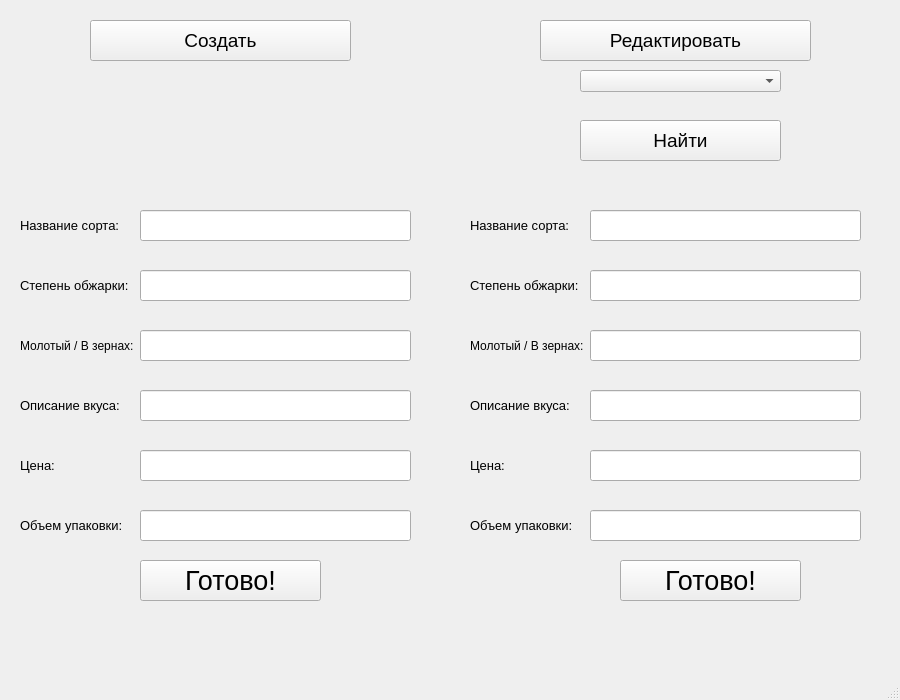
<?xml version="1.0" encoding="UTF-8"?>
<ui version="4.0">
 <class>MainWindow</class>
 <widget class="QMainWindow" name="MainWindow">
  <property name="geometry">
   <rect>
    <x>0</x>
    <y>0</y>
    <width>900</width>
    <height>700</height>
   </rect>
  </property>
  <property name="windowTitle">
   <string>MainWindow</string>
  </property>
  <widget class="QWidget" name="centralwidget">
   <widget class="QPushButton" name="B_create_create">
    <property name="geometry">
     <rect>
      <x>90</x>
      <y>20</y>
      <width>261</width>
      <height>41</height>
     </rect>
    </property>
    <property name="font">
     <font>
      <pointsize>14</pointsize>
      <weight>50</weight>
      <bold>false</bold>
     </font>
    </property>
    <property name="text">
     <string>Создать</string>
    </property>
   </widget>
   <widget class="QPushButton" name="B_edit_edit">
    <property name="geometry">
     <rect>
      <x>540</x>
      <y>20</y>
      <width>271</width>
      <height>41</height>
     </rect>
    </property>
    <property name="font">
     <font>
      <pointsize>14</pointsize>
      <weight>50</weight>
      <bold>false</bold>
     </font>
    </property>
    <property name="text">
     <string>Редактировать</string>
    </property>
   </widget>
   <widget class="QComboBox" name="CB">
    <property name="geometry">
     <rect>
      <x>580</x>
      <y>70</y>
      <width>201</width>
      <height>22</height>
     </rect>
    </property>
   </widget>
   <widget class="QPushButton" name="B_edit_find">
    <property name="geometry">
     <rect>
      <x>580</x>
      <y>120</y>
      <width>201</width>
      <height>41</height>
     </rect>
    </property>
    <property name="font">
     <font>
      <pointsize>14</pointsize>
      <weight>50</weight>
      <bold>false</bold>
     </font>
    </property>
    <property name="text">
     <string>Найти</string>
    </property>
   </widget>
   <widget class="QLabel" name="L_4">
    <property name="geometry">
     <rect>
      <x>20</x>
      <y>395</y>
      <width>141</width>
      <height>21</height>
     </rect>
    </property>
    <property name="font">
     <font>
      <pointsize>10</pointsize>
     </font>
    </property>
    <property name="text">
     <string>Описание вкуса:</string>
    </property>
   </widget>
   <widget class="QLineEdit" name="LE_6">
    <property name="geometry">
     <rect>
      <x>140</x>
      <y>510</y>
      <width>271</width>
      <height>31</height>
     </rect>
    </property>
   </widget>
   <widget class="QLabel" name="L_6">
    <property name="geometry">
     <rect>
      <x>20</x>
      <y>515</y>
      <width>141</width>
      <height>21</height>
     </rect>
    </property>
    <property name="font">
     <font>
      <pointsize>10</pointsize>
     </font>
    </property>
    <property name="text">
     <string>Объем упаковки:</string>
    </property>
   </widget>
   <widget class="QLineEdit" name="LE_4">
    <property name="geometry">
     <rect>
      <x>140</x>
      <y>390</y>
      <width>271</width>
      <height>31</height>
     </rect>
    </property>
   </widget>
   <widget class="QLabel" name="L_3">
    <property name="geometry">
     <rect>
      <x>20</x>
      <y>335</y>
      <width>141</width>
      <height>21</height>
     </rect>
    </property>
    <property name="font">
     <font>
      <pointsize>9</pointsize>
     </font>
    </property>
    <property name="text">
     <string>Молотый / В зернах:</string>
    </property>
   </widget>
   <widget class="QLineEdit" name="LE_5">
    <property name="geometry">
     <rect>
      <x>140</x>
      <y>450</y>
      <width>271</width>
      <height>31</height>
     </rect>
    </property>
   </widget>
   <widget class="QLabel" name="L_2">
    <property name="geometry">
     <rect>
      <x>20</x>
      <y>275</y>
      <width>141</width>
      <height>21</height>
     </rect>
    </property>
    <property name="font">
     <font>
      <pointsize>10</pointsize>
     </font>
    </property>
    <property name="text">
     <string>Cтепень обжарки:</string>
    </property>
   </widget>
   <widget class="QLineEdit" name="LE_3">
    <property name="geometry">
     <rect>
      <x>140</x>
      <y>330</y>
      <width>271</width>
      <height>31</height>
     </rect>
    </property>
   </widget>
   <widget class="QLabel" name="L_1">
    <property name="geometry">
     <rect>
      <x>20</x>
      <y>215</y>
      <width>141</width>
      <height>21</height>
     </rect>
    </property>
    <property name="font">
     <font>
      <pointsize>10</pointsize>
     </font>
    </property>
    <property name="text">
     <string>Название сорта:</string>
    </property>
   </widget>
   <widget class="QLabel" name="L_5">
    <property name="geometry">
     <rect>
      <x>20</x>
      <y>455</y>
      <width>141</width>
      <height>21</height>
     </rect>
    </property>
    <property name="font">
     <font>
      <pointsize>10</pointsize>
     </font>
    </property>
    <property name="text">
     <string>Цена:</string>
    </property>
   </widget>
   <widget class="QLineEdit" name="LE_1">
    <property name="geometry">
     <rect>
      <x>140</x>
      <y>210</y>
      <width>271</width>
      <height>31</height>
     </rect>
    </property>
   </widget>
   <widget class="QLineEdit" name="LE_2">
    <property name="geometry">
     <rect>
      <x>140</x>
      <y>270</y>
      <width>271</width>
      <height>31</height>
     </rect>
    </property>
   </widget>
   <widget class="QLabel" name="L_7">
    <property name="geometry">
     <rect>
      <x>470</x>
      <y>215</y>
      <width>141</width>
      <height>21</height>
     </rect>
    </property>
    <property name="font">
     <font>
      <pointsize>10</pointsize>
     </font>
    </property>
    <property name="text">
     <string>Название сорта:</string>
    </property>
   </widget>
   <widget class="QLineEdit" name="LE_10">
    <property name="geometry">
     <rect>
      <x>590</x>
      <y>390</y>
      <width>271</width>
      <height>31</height>
     </rect>
    </property>
   </widget>
   <widget class="QLineEdit" name="LE_11">
    <property name="geometry">
     <rect>
      <x>590</x>
      <y>450</y>
      <width>271</width>
      <height>31</height>
     </rect>
    </property>
   </widget>
   <widget class="QLabel" name="L_10">
    <property name="geometry">
     <rect>
      <x>470</x>
      <y>395</y>
      <width>141</width>
      <height>21</height>
     </rect>
    </property>
    <property name="font">
     <font>
      <pointsize>10</pointsize>
     </font>
    </property>
    <property name="text">
     <string>Описание вкуса:</string>
    </property>
   </widget>
   <widget class="QLabel" name="L_11">
    <property name="geometry">
     <rect>
      <x>470</x>
      <y>455</y>
      <width>141</width>
      <height>21</height>
     </rect>
    </property>
    <property name="font">
     <font>
      <pointsize>10</pointsize>
     </font>
    </property>
    <property name="text">
     <string>Цена:</string>
    </property>
   </widget>
   <widget class="QLineEdit" name="LE_8">
    <property name="geometry">
     <rect>
      <x>590</x>
      <y>270</y>
      <width>271</width>
      <height>31</height>
     </rect>
    </property>
   </widget>
   <widget class="QLabel" name="L_9">
    <property name="geometry">
     <rect>
      <x>470</x>
      <y>335</y>
      <width>141</width>
      <height>21</height>
     </rect>
    </property>
    <property name="font">
     <font>
      <pointsize>9</pointsize>
     </font>
    </property>
    <property name="text">
     <string>Молотый / В зернах:</string>
    </property>
   </widget>
   <widget class="QLabel" name="L_8">
    <property name="geometry">
     <rect>
      <x>470</x>
      <y>275</y>
      <width>141</width>
      <height>21</height>
     </rect>
    </property>
    <property name="font">
     <font>
      <pointsize>10</pointsize>
     </font>
    </property>
    <property name="text">
     <string>Cтепень обжарки:</string>
    </property>
   </widget>
   <widget class="QLineEdit" name="LE_12">
    <property name="geometry">
     <rect>
      <x>590</x>
      <y>510</y>
      <width>271</width>
      <height>31</height>
     </rect>
    </property>
   </widget>
   <widget class="QLabel" name="L_12">
    <property name="geometry">
     <rect>
      <x>470</x>
      <y>515</y>
      <width>141</width>
      <height>21</height>
     </rect>
    </property>
    <property name="font">
     <font>
      <pointsize>10</pointsize>
     </font>
    </property>
    <property name="text">
     <string>Объем упаковки:</string>
    </property>
   </widget>
   <widget class="QLineEdit" name="LE_7">
    <property name="geometry">
     <rect>
      <x>590</x>
      <y>210</y>
      <width>271</width>
      <height>31</height>
     </rect>
    </property>
   </widget>
   <widget class="QLineEdit" name="LE_9">
    <property name="geometry">
     <rect>
      <x>590</x>
      <y>330</y>
      <width>271</width>
      <height>31</height>
     </rect>
    </property>
   </widget>
   <widget class="QPushButton" name="B_create_save">
    <property name="geometry">
     <rect>
      <x>140</x>
      <y>560</y>
      <width>181</width>
      <height>41</height>
     </rect>
    </property>
    <property name="font">
     <font>
      <pointsize>20</pointsize>
     </font>
    </property>
    <property name="text">
     <string>Готово!</string>
    </property>
   </widget>
   <widget class="QPushButton" name="B_edit_save">
    <property name="geometry">
     <rect>
      <x>620</x>
      <y>560</y>
      <width>181</width>
      <height>41</height>
     </rect>
    </property>
    <property name="font">
     <font>
      <pointsize>20</pointsize>
     </font>
    </property>
    <property name="text">
     <string>Готово!</string>
    </property>
   </widget>
  </widget>
  <widget class="QMenuBar" name="menubar">
   <property name="geometry">
    <rect>
     <x>0</x>
     <y>0</y>
     <width>900</width>
     <height>21</height>
    </rect>
   </property>
  </widget>
  <widget class="QStatusBar" name="statusbar"/>
 </widget>
 <resources/>
 <connections/>
</ui>
